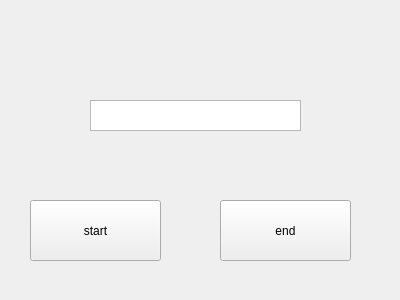
<?xml version="1.0" encoding="UTF-8"?>
<ui version="4.0">
 <class>widget</class>
 <widget class="QWidget" name="widget">
  <property name="geometry">
   <rect>
    <x>0</x>
    <y>0</y>
    <width>400</width>
    <height>300</height>
   </rect>
  </property>
  <property name="windowTitle">
   <string>Form</string>
  </property>
  <widget class="QPushButton" name="startPtn">
   <property name="geometry">
    <rect>
     <x>30</x>
     <y>200</y>
     <width>131</width>
     <height>61</height>
    </rect>
   </property>
   <property name="text">
    <string>start</string>
   </property>
  </widget>
  <widget class="QPushButton" name="stopPtn">
   <property name="geometry">
    <rect>
     <x>220</x>
     <y>200</y>
     <width>131</width>
     <height>61</height>
    </rect>
   </property>
   <property name="text">
    <string>end</string>
   </property>
  </widget>
  <widget class="QTextEdit" name="filepath">
   <property name="geometry">
    <rect>
     <x>90</x>
     <y>100</y>
     <width>211</width>
     <height>31</height>
    </rect>
   </property>
  </widget>
 </widget>
 <resources/>
 <connections/>
</ui>
